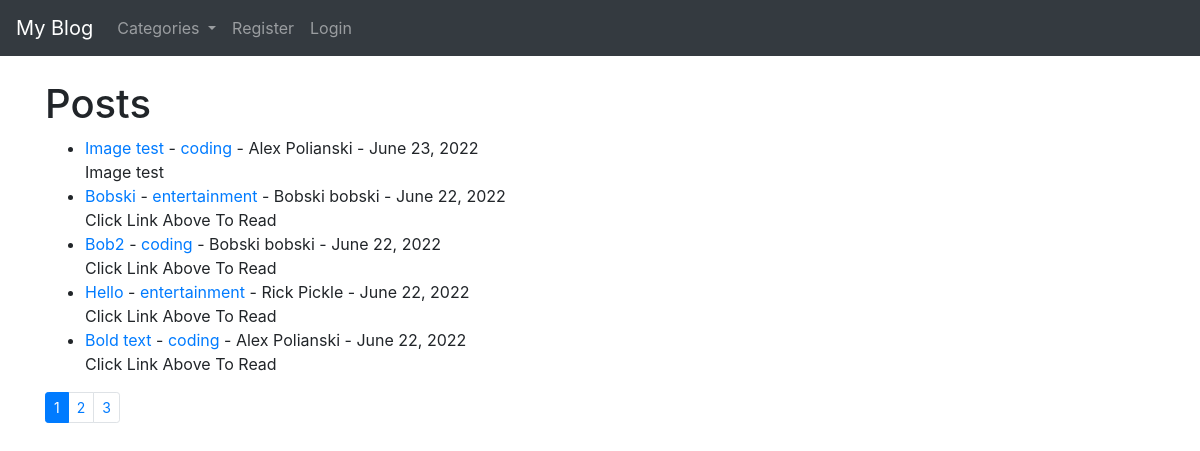
The page / on the database its author committed.
### blogg/models.py (models this page shows, shortened)
class Post(models.Model):
    title = models.CharField(max_length=255, null=True)
    header_image = models.ImageField(null=True, blank=True, upload_to="images/")
    title_tag = models.CharField(max_length=255)
    the_author = models.ForeignKey(User, on_delete=models.CASCADE, null=True)
    body = RichTextField(blank=True, null=True)
    post_date = models.DateField(auto_now_add=True)
    category = models.CharField(max_length=255, null=True)
    snippet = models.CharField(max_length=200, null=True)
    likes = models.ManyToManyField(User, related_name='blog_posts')

### blogg/views.py (the view)
# urls.py: path('', HomeView.as_view(), name="home"),
class HomeView(ListView):
    paginate_by = 5
    model = Post
    template_name = 'home.html'
    ordering = ['-post_date']
    def get_context_data(self, *args, **kwargs):
        cat_menu = Category.objects.all()
        context = super(HomeView, self).get_context_data(*args, **kwargs)
        context["cat_menu"] = cat_menu
        return context

### blogg/models.py (called while the page is built)
    def __str__(self):
        return self.name

### blogg/templates/home.html (shortened to what this page needs)
{% extends 'base.html' %}
{% block content %}
<h1>Posts</h1>
<ul>
{% for post in object_list %}
    <li><a href="{% url 'article-detail' post.pk %}">{{ post.title }}
    </a> - <a href="{% url 'category' post.category|slugify %}">{{ post.category }}</a>
        -  {{ post.the_author.first_name }}
    {{ post.the_author.last_name }} - {{ post.post_date }}
        <br/>
        {{ post.snippet }}</li>
{% endfor %}
</ul>
{% endblock %}

### rows shown on the page
Post: title "Image test", category "coding", the_author.first_name "Alex", the_author.last_name "Polianski", post_date "June 23, 2022", snippet "Image test"
Post: title "Bobski", category "entertainment", the_author.first_name "Bobski", the_author.last_name "bobski", post_date "June 22, 2022", snippet "Click Link Above To Read"
Post: title "Bob2", category "coding", the_author.first_name "Bobski", the_author.last_name "bobski", post_date "June 22, 2022", snippet "Click Link Above To Read"
Post: title "Hello", category "entertainment", the_author.first_name "Rick", the_author.last_name "Pickle", post_date "June 22, 2022", snippet "Click Link Above To Read"
Post: title "Bold text", category "coding", the_author.first_name "Alex", the_author.last_name "Polianski", post_date "June 22, 2022", snippet "Click Link Above To Read"

### other values the page prints
{{ p }} "1"
{{ p }} "2" "3"
